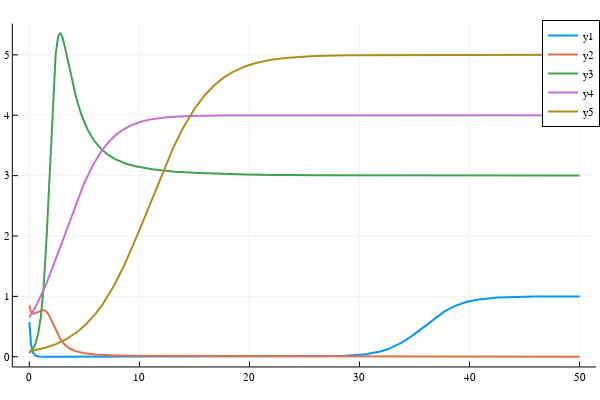

Notebook code for this chart:
### Code cell
plot(sol[1],sol[2],w=2)

### Figure 1 — Plotly figure (JSON) as saved in the notebook; plotly's stock layout.template omitted (floating-point values rounded to 4 significant figures; data arrays with more than 128 entries replaced by an {"elided": "..."} marker saying what was removed)
{"data": [{"colorbar": {"len": 0.9525, "title": "", "x": 0.9934, "y": 0.5139}, "legendgroup": "y1", "line": {"color": "rgba(0, 154, 250, 1.000)", "dash": "solid", "shape": "linear", "width": 2}, "mode": "lines", "name": "y1", "showlegend": true, "type": "scatter", "x": {"elided": "5001 float values"}, "xaxis": "x", "y": {"elided": "5001 float values"}, "yaxis": "y"}, {"colorbar": {"len": 0.9525, "title": "", "x": 0.9934, "y": 0.5139}, "legendgroup": "y2", "line": {"color": "rgba(227, 111, 71, 1.000)", "dash": "solid", "shape": "linear", "width": 2}, "mode": "lines", "name": "y2", "showlegend": true, "type": "scatter", "x": {"elided": "5001 float values"}, "xaxis": "x", "y": {"elided": "5001 float values"}, "yaxis": "y"}, {"colorbar": {"len": 0.9525, "title": "", "x": 0.9934, "y": 0.5139}, "legendgroup": "y3", "line": {"color": "rgba(62, 164, 78, 1.000)", "dash": "solid", "shape": "linear", "width": 2}, "mode": "lines", "name": "y3", "showlegend": true, "type": "scatter", "x": {"elided": "5001 float values"}, "xaxis": "x", "y": {"elided": "5001 float values"}, "yaxis": "y"}, {"colorbar": {"len": 0.9525, "title": "", "x": 0.9934, "y": 0.5139}, "legendgroup": "y4", "line": {"color": "rgba(195, 113, 210, 1.000)", "dash": "solid", "shape": "linear", "width": 2}, "mode": "lines", "name": "y4", "showlegend": true, "type": "scatter", "x": {"elided": "5001 float values"}, "xaxis": "x", "y": {"elided": "5001 float values"}, "yaxis": "y"}, {"colorbar": {"len": 0.9525, "title": "", "x": 0.9934, "y": 0.5139}, "legendgroup": "y5", "line": {"color": "rgba(172, 142, 24, 1.000)", "dash": "solid", "shape": "linear", "width": 2}, "mode": "lines", "name": "y5", "showlegend": true, "type": "scatter", "x": {"elided": "5001 float values"}, "xaxis": "x", "y": {"elided": "5001 float values"}, "yaxis": "y"}], "layout": {"annotations": [], "height": 400, "legend": {"bgcolor": "rgba(255, 255, 255, 1.000)", "bordercolor": "rgba(0, 0, 0, 1.000)", "borderwidth": 1, "font": {"color": "rgba(0, 0, 0, 1.000)", "family": "sans-serif", "size": 11}, "title": {"font": {"color": "rgba(0, 0, 0, 1.000)", "family": "sans-serif", "size": 15}, "text": ""}, "tracegroupgap": 0, "traceorder": "normal", "x": 1, "xanchor": "auto", "y": 1, "yanchor": "auto"}, "margin": {"b": 20, "l": 0, "r": 0, "t": 20}, "paper_bgcolor": "rgba(255, 255, 255, 1.000)", "plot_bgcolor": "rgba(255, 255, 255, 1.000)", "showlegend": true, "width": 600, "xaxis": {"anchor": "y", "domain": [0.02138, 0.9934], "gridcolor": "rgba(0, 0, 0, 0.100)", "gridwidth": 0.5, "linecolor": "rgba(0, 0, 0, 1.000)", "mirror": false, "range": [-1.5, 51.5], "showgrid": true, "showline": true, "showticklabels": true, "tickangle": 0, "tickcolor": "rgb(0, 0, 0)", "tickfont": {"color": "rgba(0, 0, 0, 1.000)", "family": "sans-serif", "size": 11}, "tickmode": "array", "ticks": "inside", "ticktext": ["0", "10", "20", "30", "40", "50"], "tickvals": [0, 10, 20, 30, 40, 50], "title": "", "titlefont": {"color": "rgba(0, 0, 0, 1.000)", "family": "sans-serif", "size": 15}, "type": "-", "visible": true, "zeroline": false, "zerolinecolor": "rgba(0, 0, 0, 1.000)"}, "yaxis": {"anchor": "x", "domain": [0.03762, 0.9902], "gridcolor": "rgba(0, 0, 0, 0.100)", "gridwidth": 0.5, "linecolor": "rgba(0, 0, 0, 1.000)", "mirror": false, "range": [-0.1607, 5.519], "showgrid": true, "showline": true, "showticklabels": true, "tickangle": 0, "tickcolor": "rgb(0, 0, 0)", "tickfont": {"color": "rgba(0, 0, 0, 1.000)", "family": "sans-serif", "size": 11}, "tickmode": "array", "ticks": "inside", "ticktext": ["0", "1", "2", "3", "4", "5"], "tickvals": [0, 1, 2, 3, 4, 5], "title": "", "titlefont": {"color": "rgba(0, 0, 0, 1.000)", "family": "sans-serif", "size": 15}, "type": "-", "visible": true, "zeroline": false, "zerolinecolor": "rgba(0, 0, 0, 1.000)"}}}
